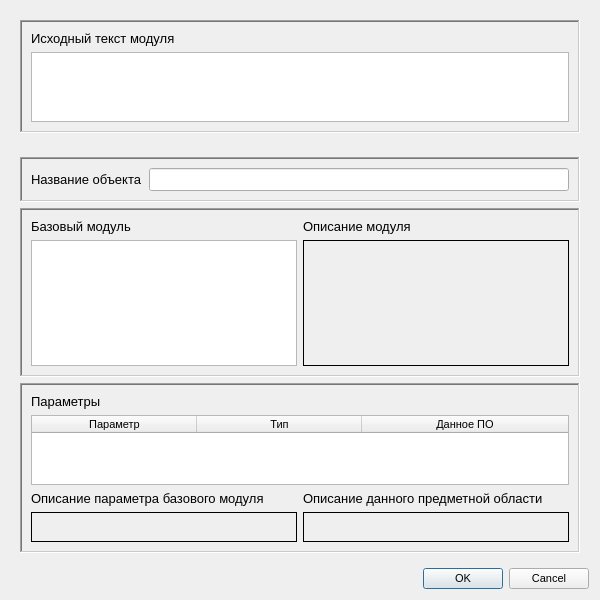
<?xml version="1.0" encoding="UTF-8"?>
<ui version="4.0">
 <class>QPredicateEditor</class>
 <widget class="QDialog" name="QPredicateEditor">
  <property name="windowModality">
   <enum>Qt::ApplicationModal</enum>
  </property>
  <property name="geometry">
   <rect>
    <x>0</x>
    <y>0</y>
    <width>600</width>
    <height>600</height>
   </rect>
  </property>
  <property name="minimumSize">
   <size>
    <width>400</width>
    <height>400</height>
   </size>
  </property>
  <property name="maximumSize">
   <size>
    <width>800</width>
    <height>800</height>
   </size>
  </property>
  <property name="font">
   <font>
    <pointsize>8</pointsize>
   </font>
  </property>
  <property name="windowTitle">
   <string>Редактор объектов</string>
  </property>
  <property name="windowIcon">
   <iconset resource="resources.qrc">
    <normaloff>:/images/G.png</normaloff>:/images/G.png</iconset>
  </property>
  <property name="modal">
   <bool>true</bool>
  </property>
  <layout class="QVBoxLayout" name="verticalLayout_5">
   <item>
    <widget class="QWidget" name="inlineWidget" native="true">
     <layout class="QHBoxLayout" name="horizontalLayout_7">
      <item>
       <widget class="QFrame" name="frame_4">
        <property name="frameShape">
         <enum>QFrame::WinPanel</enum>
        </property>
        <property name="frameShadow">
         <enum>QFrame::Sunken</enum>
        </property>
        <property name="lineWidth">
         <number>3</number>
        </property>
        <property name="midLineWidth">
         <number>1</number>
        </property>
        <layout class="QVBoxLayout" name="verticalLayout_6">
         <item>
          <widget class="QLabel" name="inlineModuleTxtLbl">
           <property name="font">
            <font>
             <pointsize>10</pointsize>
            </font>
           </property>
           <property name="text">
            <string>Исходный текст модуля</string>
           </property>
          </widget>
         </item>
         <item>
          <widget class="QCodeEditor" name="inlineModuleTxtEdt"/>
         </item>
        </layout>
       </widget>
      </item>
     </layout>
    </widget>
   </item>
   <item>
    <widget class="QWidget" name="normalWidget" native="true">
     <layout class="QGridLayout" name="gridLayout_2" rowstretch="0,0,0">
      <item row="0" column="0">
       <widget class="QFrame" name="frame_6">
        <property name="sizePolicy">
         <sizepolicy hsizetype="Preferred" vsizetype="Fixed">
          <horstretch>0</horstretch>
          <verstretch>0</verstretch>
         </sizepolicy>
        </property>
        <property name="frameShape">
         <enum>QFrame::WinPanel</enum>
        </property>
        <property name="frameShadow">
         <enum>QFrame::Sunken</enum>
        </property>
        <property name="lineWidth">
         <number>3</number>
        </property>
        <property name="midLineWidth">
         <number>1</number>
        </property>
        <layout class="QHBoxLayout" name="horizontalLayout_5">
         <item>
          <widget class="QLabel" name="predicateNameLbl">
           <property name="font">
            <font>
             <pointsize>10</pointsize>
            </font>
           </property>
           <property name="frameShape">
            <enum>QFrame::NoFrame</enum>
           </property>
           <property name="text">
            <string>Название объекта</string>
           </property>
          </widget>
         </item>
         <item>
          <widget class="QLineEdit" name="predicateNameEdt">
           <property name="font">
            <font>
             <pointsize>10</pointsize>
            </font>
           </property>
           <property name="maxLength">
            <number>255</number>
           </property>
          </widget>
         </item>
        </layout>
       </widget>
      </item>
      <item row="1" column="0">
       <widget class="QFrame" name="frame">
        <property name="sizePolicy">
         <sizepolicy hsizetype="Preferred" vsizetype="MinimumExpanding">
          <horstretch>0</horstretch>
          <verstretch>0</verstretch>
         </sizepolicy>
        </property>
        <property name="frameShape">
         <enum>QFrame::WinPanel</enum>
        </property>
        <property name="frameShadow">
         <enum>QFrame::Sunken</enum>
        </property>
        <property name="lineWidth">
         <number>3</number>
        </property>
        <property name="midLineWidth">
         <number>1</number>
        </property>
        <layout class="QHBoxLayout" name="horizontalLayout_6">
         <item>
          <layout class="QVBoxLayout" name="verticalLayout">
           <item>
            <layout class="QHBoxLayout" name="horizontalLayout_2">
             <item>
              <widget class="QLabel" name="baseModuleLbl">
               <property name="font">
                <font>
                 <pointsize>10</pointsize>
                </font>
               </property>
               <property name="text">
                <string>Базовый модуль</string>
               </property>
              </widget>
             </item>
             <item>
              <widget class="QLabel" name="descriptionLbl">
               <property name="font">
                <font>
                 <pointsize>10</pointsize>
                </font>
               </property>
               <property name="text">
                <string>Описание модуля</string>
               </property>
              </widget>
             </item>
            </layout>
           </item>
           <item>
            <layout class="QHBoxLayout" name="horizontalLayout">
             <item>
              <widget class="QListWidget" name="baseModuleList"/>
             </item>
             <item>
              <widget class="QLabel" name="descriptionLbl_2">
               <property name="sizePolicy">
                <sizepolicy hsizetype="MinimumExpanding" vsizetype="MinimumExpanding">
                 <horstretch>0</horstretch>
                 <verstretch>0</verstretch>
                </sizepolicy>
               </property>
               <property name="minimumSize">
                <size>
                 <width>53</width>
                 <height>0</height>
                </size>
               </property>
               <property name="frameShape">
                <enum>QFrame::Box</enum>
               </property>
               <property name="text">
                <string/>
               </property>
               <property name="textFormat">
                <enum>Qt::PlainText</enum>
               </property>
               <property name="alignment">
                <set>Qt::AlignLeading|Qt::AlignLeft|Qt::AlignTop</set>
               </property>
               <property name="wordWrap">
                <bool>true</bool>
               </property>
               <property name="textInteractionFlags">
                <set>Qt::NoTextInteraction</set>
               </property>
              </widget>
             </item>
            </layout>
           </item>
          </layout>
         </item>
        </layout>
       </widget>
      </item>
      <item row="2" column="0">
       <widget class="QFrame" name="frame_2">
        <property name="sizePolicy">
         <sizepolicy hsizetype="Preferred" vsizetype="MinimumExpanding">
          <horstretch>0</horstretch>
          <verstretch>0</verstretch>
         </sizepolicy>
        </property>
        <property name="frameShape">
         <enum>QFrame::WinPanel</enum>
        </property>
        <property name="frameShadow">
         <enum>QFrame::Sunken</enum>
        </property>
        <property name="lineWidth">
         <number>3</number>
        </property>
        <property name="midLineWidth">
         <number>1</number>
        </property>
        <layout class="QGridLayout" name="gridLayout" rowstretch="50,50">
         <item row="0" column="0">
          <layout class="QVBoxLayout" name="verticalLayout_3">
           <item>
            <widget class="QLabel" name="paramsNormalLbl">
             <property name="font">
              <font>
               <pointsize>10</pointsize>
              </font>
             </property>
             <property name="text">
              <string>Параметры</string>
             </property>
            </widget>
           </item>
           <item>
            <widget class="QTableWidget" name="paramsNormalTable">
             <property name="font">
              <font>
               <family>MS Sans Serif</family>
               <weight>50</weight>
               <bold>false</bold>
              </font>
             </property>
             <property name="editTriggers">
              <set>QAbstractItemView::NoEditTriggers</set>
             </property>
             <property name="selectionMode">
              <enum>QAbstractItemView::SingleSelection</enum>
             </property>
             <attribute name="horizontalHeaderCascadingSectionResizes">
              <bool>true</bool>
             </attribute>
             <attribute name="horizontalHeaderDefaultSectionSize">
              <number>165</number>
             </attribute>
             <attribute name="horizontalHeaderMinimumSectionSize">
              <number>165</number>
             </attribute>
             <attribute name="horizontalHeaderStretchLastSection">
              <bool>true</bool>
             </attribute>
             <attribute name="verticalHeaderDefaultSectionSize">
              <number>22</number>
             </attribute>
             <column>
              <property name="text">
               <string>Параметр</string>
              </property>
             </column>
             <column>
              <property name="text">
               <string>Тип</string>
              </property>
             </column>
             <column>
              <property name="text">
               <string>Данное ПО</string>
              </property>
             </column>
            </widget>
           </item>
          </layout>
         </item>
         <item row="1" column="0">
          <layout class="QVBoxLayout" name="verticalLayout_2">
           <item>
            <layout class="QHBoxLayout" name="horizontalLayout_3">
             <item>
              <widget class="QLabel" name="descriptionBMLbl">
               <property name="font">
                <font>
                 <pointsize>10</pointsize>
                </font>
               </property>
               <property name="text">
                <string>Описание параметра базового модуля</string>
               </property>
              </widget>
             </item>
             <item>
              <widget class="QLabel" name="descriptionPOLbl">
               <property name="font">
                <font>
                 <pointsize>10</pointsize>
                </font>
               </property>
               <property name="text">
                <string>Описание данного предметной области</string>
               </property>
              </widget>
             </item>
            </layout>
           </item>
           <item>
            <layout class="QHBoxLayout" name="horizontalLayout_4">
             <item>
              <widget class="QLabel" name="descriptionBMLbl_2">
               <property name="sizePolicy">
                <sizepolicy hsizetype="MinimumExpanding" vsizetype="MinimumExpanding">
                 <horstretch>0</horstretch>
                 <verstretch>0</verstretch>
                </sizepolicy>
               </property>
               <property name="frameShape">
                <enum>QFrame::Box</enum>
               </property>
               <property name="frameShadow">
                <enum>QFrame::Plain</enum>
               </property>
               <property name="text">
                <string/>
               </property>
               <property name="textFormat">
                <enum>Qt::PlainText</enum>
               </property>
               <property name="alignment">
                <set>Qt::AlignLeading|Qt::AlignLeft|Qt::AlignTop</set>
               </property>
               <property name="wordWrap">
                <bool>true</bool>
               </property>
              </widget>
             </item>
             <item>
              <widget class="QLabel" name="descriptionPOLbl_2">
               <property name="sizePolicy">
                <sizepolicy hsizetype="MinimumExpanding" vsizetype="MinimumExpanding">
                 <horstretch>0</horstretch>
                 <verstretch>0</verstretch>
                </sizepolicy>
               </property>
               <property name="frameShape">
                <enum>QFrame::Box</enum>
               </property>
               <property name="text">
                <string/>
               </property>
               <property name="textFormat">
                <enum>Qt::PlainText</enum>
               </property>
               <property name="alignment">
                <set>Qt::AlignLeading|Qt::AlignLeft|Qt::AlignTop</set>
               </property>
              </widget>
             </item>
            </layout>
           </item>
          </layout>
         </item>
        </layout>
       </widget>
      </item>
     </layout>
    </widget>
   </item>
   <item>
    <widget class="QDialogButtonBox" name="buttonBox">
     <property name="font">
      <font>
       <pointsize>8</pointsize>
      </font>
     </property>
     <property name="orientation">
      <enum>Qt::Horizontal</enum>
     </property>
     <property name="standardButtons">
      <set>QDialogButtonBox::Cancel|QDialogButtonBox::Ok</set>
     </property>
    </widget>
   </item>
  </layout>
 </widget>
 <customwidgets>
  <customwidget>
   <class>QCodeEditor</class>
   <extends>QPlainTextEdit</extends>
   <header>qcodeeditor.h</header>
  </customwidget>
 </customwidgets>
 <resources>
  <include location="resources.qrc"/>
 </resources>
 <connections>
  <connection>
   <sender>buttonBox</sender>
   <signal>rejected()</signal>
   <receiver>QPredicateEditor</receiver>
   <slot>reject()</slot>
   <hints>
    <hint type="sourcelabel">
     <x>316</x>
     <y>260</y>
    </hint>
    <hint type="destinationlabel">
     <x>286</x>
     <y>274</y>
    </hint>
   </hints>
  </connection>
 </connections>
</ui>
